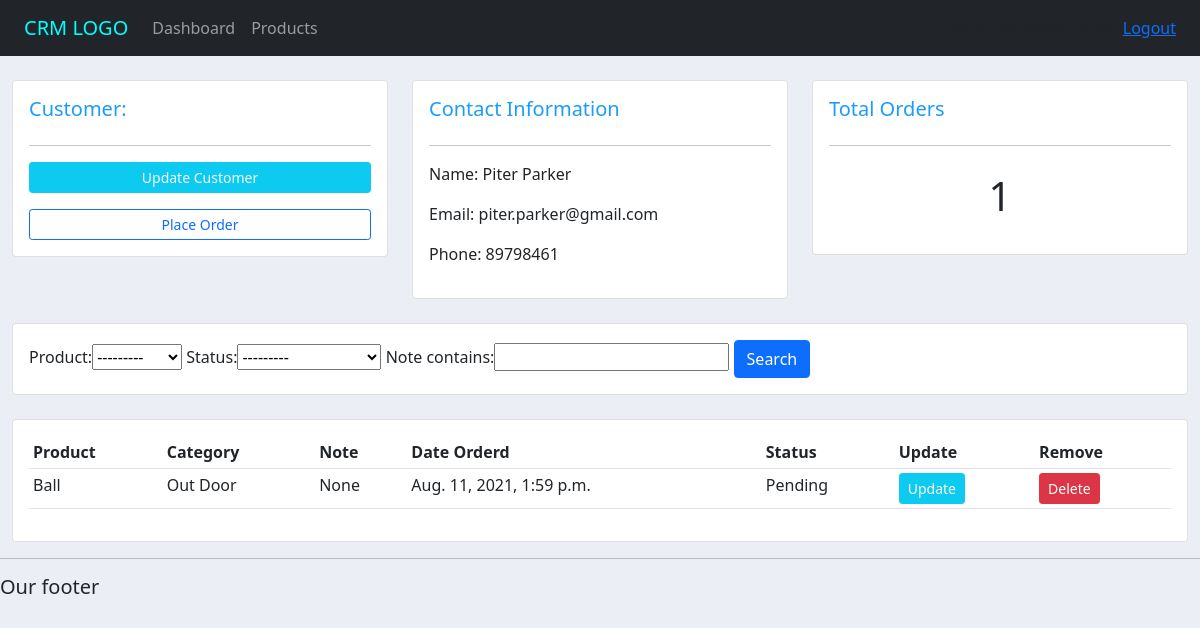
The app's page /customers/1 with its own data.
### accounts/models.py (models this page shows, shortened)
class Customer(models.Model):
    name = models.CharField(max_length=200,null=True)
    phone = models.CharField(max_length=100,null=True)
    email = models.CharField(max_length=100,null=True)
    date_created = models.DateTimeField(auto_now_add=True,null=True)

class Order(models.Model):
    STATUS = (
        ('Pending','Pending'),
        ('Out For Delivery','Out For Delivery'),
        ('Delivered','Delivered'),
    )
    customer = models.ForeignKey(Customer,null=True,on_delete=models.SET_NULL)
    product = models.ForeignKey(Product,null=True,on_delete=models.SET_NULL)
    date_created = models.DateTimeField(auto_now_add=True,null=True)
    status = models.CharField(max_length=200,null=True,choices=STATUS)
    note = models.CharField(max_length=100,null=True)

class Product(models.Model):
    CATEGORY = (
        ('Indoor', 'Indoor'),
        ('Out Door', 'Out Door'),
    )
    name = models.CharField(max_length=200,null=True)
    price = models.FloatField(null=True)
    category = models.CharField(max_length=200,null=True,choices=CATEGORY)
    description = models.CharField(max_length=200,null=True,blank=True)
    date_created = models.DateTimeField(auto_now_add=True,null=True)
    tag = models.ManyToManyField(Tag)
    def __str__(self):
        return self.name

### accounts/views.py (the view)
# urls.py: path('customers/<str:pk_test>',views.customers,name='customer'),
def customers(request,pk_test):
    customer = Customer.objects.get(id=pk_test)
    orders = customer.order_set.all()
    order_count = orders.count()
    order_Filter = OrderFilter(request.GET,queryset=orders)
    orders = order_Filter.qs
    context = {
        'customer' : customer,
        'orders' : orders,
        'order_count' : order_count,
        'orderFilter' : order_Filter,
    }
    return render(request,'accounts/customers.html',context)

### accounts/templates/accounts/customers.html (shortened to what this page needs)
{%  extends 'accounts/main.html' %}
{% block content %}
	<br>
<div class="row">
	<div class="col-md">
		<div class="card card-body">
			<h5 class="large-text">Customer:</h5>
			<hr>
			<a class="btn btn-info text-light btn-sm btn-block mb-3" href="">Update Customer</a>
			<a class="btn btn-outline-primary  btn-sm btn-block" href="{% url 'create_order_inline' customer.id %}">Place Order</a>
		</div>
	</div>
	<div class="col-md">
		<div class="card card-body">
			<h5 class="large-text">Contact Information</h5>
			<hr>
			<p>Name: <span class="pl-4">{{ customer.name }} </p>
			<p>Email: <span class="pl-4">{{ customer.email }}</span> </p>
			<p>Phone: <span class="pl-4">{{ customer.phone }} </p>
		</div>
	</div>
	<div class="col-md">
		<div class="card card-body">
			<h5 class="large-text">Total Orders</h5>
			<hr>
			<h1 style="text-align: center;padding: 10px">{{ order_count }}</h1>
		</div>
	</div>
</div>
<br>
<div class="row">
	<div class="col">
		<div class="card card-body">
			<form method="get">
				{{ orderFilter.form }}
		    <button class="btn btn-primary" type="submit">Search</button>
		  </form>
		</div>
	</div>
</div>
<br>
<div class="row">
	<div class="col-md">
		<div class="card card-body">
			<table class="table table-sm">
				<tr>
					<th>Product</th>
					<th>Category</th>
					<th>Note</th>
					<th>Date Orderd</th>
					<th>Status</th>
					<th>Update</th>
					<th>Remove</th>
				</tr>
				{% for order in orders %}
					<tr>
						<td> {{ order.product }} </td>
						<td> {{ order.product.category }} </td>
						<td> {{ order.note }} </td>
						<td> {{ order.date_created }} </td>
						<td> {{ order.status }} </td>
						<td><a href=" {% url 'update_order' order.id %}" class="btn btn-info btn-sm text-light">Update</a></td>
						<td><a href="{% url 'delete_order' order.id %}" class="btn btn-sm btn-danger">Delete</a></td>
					</tr>
				{% endfor %}
			</table>
		</div>
	</div>
</div>
{% endblock %}

### static/css/style.css (style rules this page uses)
body { background-color: #ebeff5; }
.large-text { color:#1B9CFC; }

### static/css/varriable.css (style rules this page uses)
* { margin:0; padding:0; box-sizing: border-box; }
:root { --roboto:"Roboto",cursive; --lato:"Lato",cursive; --princess-sofia:"Princess_Sofia",cursive; --sofia:"Sofia",cursive; --gugi:"Gugi",cursive; --primary-color:#ec5b53; --secondary-color:#2BBBAD; --text-color:#000A2D; --high-color:#FEF8F8; --gradient-color:linear-gradient(90deg,#4458dc 0%,#854fee 100%); }

### records on screen
Customer: name "Piter Parker", email "piter.parker@gmail.com", phone "89798461"
Order: product "Ball", product.category "Out Door", note "None", date_created "Aug. 11, 2021, 1:59 p.m.", status "Pending"

### other values on screen
{{ order_count }} "1"
